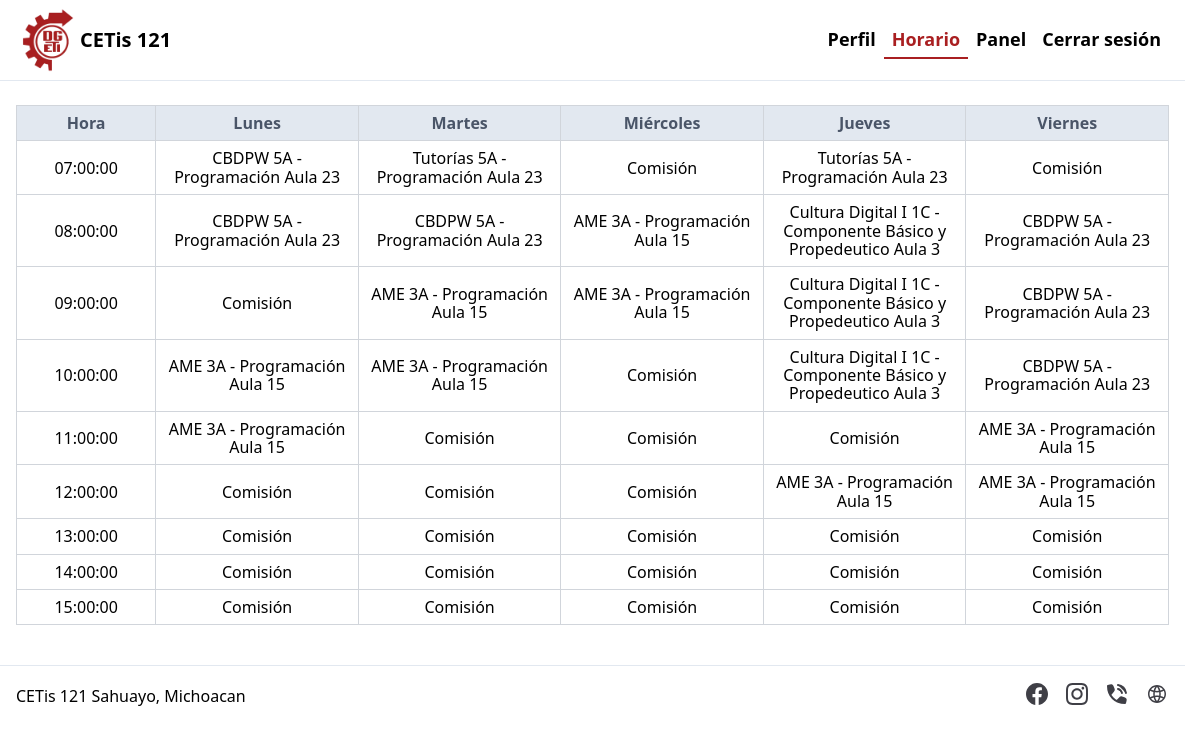
The page /schedule.php (signed in) on the database its author committed.
### tables this page shows
CREATE TABLE
  `schedule` (
    `schedule_id` int not null auto_increment primary key,
    `user_id` int not null references `users` (`user_id`) on delete cascade,
    `group_id` int not null references `groups` (`group_id`) on delete cascade,
    `subject_id` int not null references `subjects` (`subject_id`) on delete cascade,
    `day` enum (
      'Lunes',
      'Martes',
      'Miércoles',
      'Jueves',
      'Viernes'
    ) not null,
    `start_time` time not null
  );

create table
  `subjects` (
    `subject_id` int not null auto_increment primary key,
    `subject_name` varchar(150) not null,
    `initialism` varchar(20) not null
  );

### config.php (called while the page is built, shortened)
<?php
require_once __DIR__ . '/Database.php';
$db = new Database();

### attendance/utils.php (called while the page is built, shortened)
<?php
function getSchedule($params, $db)
{
  $schedule = [];
  foreach (range(7, 15) as $hour) {
    $formatted_hour = sprintf('%02d:00:00', $hour);
    $schedule[$formatted_hour] = [
      'Lunes' => '',
      'Martes' => '',
      'Miércoles' => '',
      'Jueves' => '',
      'Viernes' => ''
    ];
  }
  $sql = 'SELECT schedule_id, schedule.subject_id, schedule.group_id, start_time, subjects.subject_name, subjects.initialism, groups.group_semester, groups.group_letter, careers.career_name, careers.abbreviation, groups.classroom, day
      FROM schedule
      INNER JOIN subjects ON schedule.subject_id = subjects.subject_id
      LEFT JOIN `groups` ON schedule.group_id = `groups`.group_id
      LEFT JOIN careers ON `groups`.career_id = careers.career_id';
  $sql .= isset($params['user_id']) ? ' WHERE schedule.user_id = :user_id' : ' WHERE schedule.group_id = :group_id';
  $classes = $db->fetch($sql, $params);
  foreach ($classes as $class) {
    $id = $class['schedule_id'];
    $start_time = $class['start_time'];
    $day = $class['day'];
    $subject = !empty($class['initialism']) ? $class['initialism'] : $class['subject_name'];
    $group = $class['group_semester'] . $class['group_letter'] . ' - ' . (!empty($class['abbreviation']) ? $class['abbreviation'] : $class['career_name']);
    $classroom = $class['classroom'];
    $schedule[$start_time][$day] = [
      'id' => $id,
      'subject' => $subject,
      'group' => $group,
      'classroom' => "Aula $classroom",
      'start_time' => $start_time,
    ];
  }
  if (isset($params['user_id'])) {
    $user = $db->fetch('SELECT full_time FROM users WHERE user_id = :user_id', ['user_id' => $params['user_id']]);
    foreach ($schedule as $hour => $days) {
      foreach ($days as $day => $class) {
        if (empty($class)) {
          $schedule[$hour][$day] = [
            'id' => '',
            'subject' => $user['full_time'] ? 'Comisión' : 'Sin asignar',
            'group' => '',
            'classroom' => '',
            'start_time' => $hour,
          ];
        }
      }
    }
  }
  return $schedule;
}

### Database.php (called while the page is built, shortened)
<?php
class Database
{
  private $host = 'localhost';
  private $db_name = 'asisweb';
  private $username = 'root';
  private $password = '2707';
  private $port = '3306';
  public $conn;
  public function getConnection()
  {
    try {
      $this->conn = new PDO('mysql:host=' . $this->host . ';port=' . $this->port . ';dbname=' . $this->db_name, $this->username, $this->password);
      $this->conn->exec('set names utf8');
    } catch (PDOException $e) {
      echo 'Error de conexión: ' . $e->getMessage();
    }
    return $this->conn;
  }
  public function closeConnection()
  {
    $this->conn = null;
  }
  public function fetch($sql, $params = [])
  {
    $stmt = $this->conn->prepare($sql);
    $stmt->execute($params);
    if ($stmt->rowCount() === 1) $result = $stmt->fetch(PDO::FETCH_ASSOC);
    else $result = $stmt->fetchAll(PDO::FETCH_ASSOC);
    return $result;
  }
}

### schedule.php (the view, shortened to what this page needs)
<?php
require_once './config.php';
require_once './attendance/utils.php';
$schedule = getSchedule(['user_id' => $_SESSION['user']['user_id']], $db);
?>
<!DOCTYPE html>
<html lang="es">
<head>
  <link rel="stylesheet" href="./css/normalize.css">
  <link rel="stylesheet" href="./css/styles.css">
  <link rel="stylesheet" href="./css/modals.css">
  <link rel="stylesheet" href="./css/header.css">
  <link rel="stylesheet" href="./css/footer.css">
  <link rel="stylesheet" href="./css/schedule.css">
</head>
<body>
  <header id="top-header">
    <div class="container">
      <a class="logo" href="./profile.php">
        <img src="./images/logo.webp" alt="<?= LOGO_ALT ?>">
        <strong><?= SCHOOL_NAME ?></strong>
      </a>
      <nav id="menu">
        <ul>
          <li><a class="h-link" href="./profile.php">Perfil</a></li>
          <li><a class="h-link active" href="./schedule.php">Horario</a></li>
          <?php if ($_SESSION['user']['role']) { ?>
            <li><a class="h-link" href="./dashboard/index.php">Panel</a></li>
          <?php } ?>
          <li><button class="h-link" id="logout">Cerrar sesión</button></li>
        </ul>
      </nav>
    </div>
  </header>
  <main class="container">
    <section>
      <table>
        <thead>
          <tr>
            <th>Hora</th>
            <th>Lunes</th>
            <th>Martes</th>
            <th>Miércoles</th>
            <th>Jueves</th>
            <th>Viernes</th>
          </tr>
        </thead>
        <tbody>
          <?php foreach ($schedule as $hour => $days) { ?>
            <tr>
              <td data-label="Hora" class="bg-gray-200 text-gray-700 font-bold"><?= $hour ?></td>
              <?php foreach ($days as $day => $class) { ?>
                <td data-label="<?= $day ?>">
                  <?php if ($class) { ?>
                    <span class="block text-base font-bold"><?= $class['subject'] ?></span>
                    <span class="block text-xs text-gray-700"><?= $class['group'] ?></span>
                    <span class="block text-xs text-gray-700"><?= $class['classroom'] ?></span>
                  <?php } ?>
                </td>
              <?php } ?>
            </tr>
          <?php } ?>
        </tbody>
      </table>
    </section>
  </main>
  <footer id="bottom-footer">
    <span><?= FOOTER_ADDRESS ?></span>
    <ul>
      <li>
        <a class="f-link" href="https://www.facebook.com/Cetis121SahuayoBuhos" target="_blank" rel="noopener noreferrer">
          <img src="./icons/facebook.svg" alt="Facebook">
        </a>
      </li>
      <li>
        <a class="f-link" href="https://www.instagram.com/cetis_121_shy/" target="_blank" rel="noopener noreferrer">
          <img src="./icons/instagram.svg" alt="Instagram">
        </a>
      </li>
      <li>
        <a class="f-link" href="tel:3535322224" target="_blank" rel="noopener noreferrer">
          <img src="./icons/phone.svg" alt="Teléfono">
        </a>
      </li>
      <li>
        <a class="f-link" href="https://www.cetis121.edu.mx/" target="_blank" rel="noopener noreferrer">
          <img src="./icons/web.svg" alt="Sitio web">
        </a>
      </li>
    </ul>
  </footer>
</body>
</html>

### css/styles.css (style rules this page uses)
:root { --primary: 169 31 33; --gray-300: 226 232 240; --gray-500: 107 114 128; }
html { font-family: system-ui, -apple-system, BlinkMacSystemFont, "Segoe UI", Roboto, Oxygen, Ubuntu, Cantarell, "Open Sans", "Helvetica Neue", sans-serif; scroll-behavior: smooth; scrollbar-gutter: stable; }
.container { width: 100%; max-width: 1280px; margin: 0 auto; padding: 0.5rem 1rem; box-sizing: border-box; }

### css/header.css (style rules this page uses)
#top-header { background: #fff; border-bottom: 1px solid rgb(var(--gray-300)); font-size: 1.25rem; line-height: 1.75rem; z-index: 100; }
#top-header .container { display: flex; align-items: center; justify-content: space-between; }
#top-header .logo { display: flex; align-items: center; text-decoration: none; color: #000; }
#top-header .logo img { aspect-ratio: 1; width: 4rem; }
#top-header .logo strong { font-size: 1.25rem; font-weight: 600; line-height: 1; }
#menu { position: absolute; top: -100vh; left: 0; width: 100%; height: 100vh; background: #fff; display: flex; justify-content: center; align-items: center; transition: top 300ms; z-index: 100; }
#menu ul { display: flex; flex-direction: column; align-items: center; gap: 1rem; list-style: none; margin: 0; padding: 0; }
.h-link { cursor: pointer; display: inline-block; background: none; color: #000; font-weight: 600; line-height: inherit; text-decoration: none; padding: 0.25rem 0.5rem; border: none; border-bottom: 2px solid transparent; transition: color 300ms, border-bottom 300ms; }
.h-link.active { color: rgb(var(--primary)); border-bottom: 2px solid rgb(var(--primary)); }
@media screen and (min-width: 992px) { #menu { position: static; width: auto; height: auto; background: transparent; font-size: 1.125rem; line-height: 1.75rem; } }
@media screen and (min-width: 992px) { #menu ul { flex-direction: row; gap: 0; } }

### css/footer.css (style rules this page uses)
#bottom-footer { display: flex; gap: 1rem 0; flex-direction: column; justify-content: center; width: 100%; max-width: 1280px; padding: 1rem; margin: 0 auto; margin-top: 2rem; border-top: 1px solid rgb(var(--gray-300)); box-sizing: border-box; }
#bottom-footer ul { display: flex; gap: 1rem; margin: 0; padding: 0; list-style: none; }
.f-link { display: inline-block; transition: transform 0.2s ease-in-out, opacity 0.2s ease-in-out; }
@media screen and (min-width: 768px) { #bottom-footer { flex-direction: row; align-items: center; justify-content: space-between; } }

### css/schedule.css (style rules this page uses)
table { width: 100%; margin-top: 16px; border-collapse: collapse; }
thead { background-color: #e2e8f0; color: #4a5568; }
th { padding: 8px; border: 1px solid #d1d5db; }
tbody { text-align: center; }
td { padding: 8px; border: 1px solid #d1d5db; max-width: 100px; }

### rows shown on the page
schedule: subject.initialism "CBDPW", group "5A - Programación", classroom "Aula 23"
schedule: subject.subject_name "Tutorías", group "5A - Programación", classroom "Aula 23"
schedule: subject.initialism "CBDPW", group "5A - Programación", classroom "Aula 23"
schedule: subject.initialism "CBDPW", group "5A - Programación", classroom "Aula 23"
schedule: subject.initialism "AME", group "3A - Programación", classroom "Aula 15"
schedule: subject.subject_name "Cultura Digital I", group "1C - Componente Básico y Propedeutico", classroom "Aula 3"
schedule: subject.initialism "CBDPW", group "5A - Programación", classroom "Aula 23"
schedule: subject.initialism "AME", group "3A - Programación", classroom "Aula 15"
schedule: subject.initialism "AME", group "3A - Programación", classroom "Aula 15"
schedule: subject.subject_name "Cultura Digital I", group "1C - Componente Básico y Propedeutico", classroom "Aula 3"
schedule: subject.initialism "CBDPW", group "5A - Programación", classroom "Aula 23"
schedule: subject.initialism "AME", group "3A - Programación", classroom "Aula 15"
schedule: subject.subject_name "Cultura Digital I", group "1C - Componente Básico y Propedeutico", classroom "Aula 3"
schedule: subject.initialism "CBDPW", group "5A - Programación", classroom "Aula 23"
schedule: subject.initialism "AME", group "3A - Programación", classroom "Aula 15"
schedule: subject.initialism "AME", group "3A - Programación", classroom "Aula 15"
schedule: subject.initialism "AME", group "3A - Programación", classroom "Aula 15"

### other values the page prints
SCHOOL_NAME "CETis 121"
$hour "07:00:00"
$class['subject'] "Tutorías"
$class['group'] "5A - Programación"
$class['classroom'] "Aula 23"
$class['subject'] "Comisión"
$hour "08:00:00"
$hour "09:00:00"
$hour "10:00:00"
$class['subject'] "AME"
$class['group'] "3A - Programación"
$class['classroom'] "Aula 15"
$hour "11:00:00"
$hour "12:00:00"
$hour "13:00:00"
